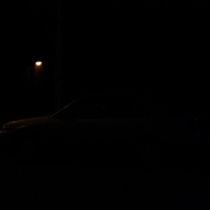
#> input picture experiment8/pic4.png, 210 x 210 px
$ jupyter execute --allow-errors code.ipynb
#> lines starting #> are read from the running program, lines starting #| are printed output that depends on the picture
[cell 1]
import cv2
import numpy as np
import matplotlib.pyplot as plt

[cell 2]
def generate_histogram(image):
    histogram=cv2.calcHist(
        [image],
        [0],#for grey scale no plane,no rgb
        None,#for mask whole image will be considered as 1 mask s we are ot divinding the image to get parts to do local operations
        [256], #no of bins,no. of levels aas 8 bit imaage
        [0,256]#[0,256)
    )
    return histogram

[cell 3]
input_path=r"pic4.png"
input_image=cv2.imread(input_path)
#> input_image is the input picture: shape (210, 210, 3); mean B, G, R 0.7, 0.6, 0.8

gray_image=cv2.cvtColor(input_image,cv2.COLOR_BGR2GRAY)

[cell 4]
input_image.shape
#> Out = (210, 210, 3)

[cell 5]
gray_image.shape
#> Out = (210, 210)

[cell 6]
input_hist=generate_histogram(gray_image)
#> in generate_histogram, `histogram=cv2.calcHist( [image], [0],#for grey scale no plane,no rgb N..`: histogram = 256 values, max 29529 at index 0, min 0 at index 27, mean 172.3
#> input_hist has the same summary as histogram in generate_histogram

[cell 7]
input_path=r"pic4.png"
input_image=cv2.imread(input_path)

gray_image=cv2.cvtColor(input_image,cv2.COLOR_BGR2GRAY)

input_hist=generate_histogram(gray_image)

intensity=np.arange(256)

plt.figure(figsize=(12,6))
plt.subplot(1,2,1)
plt.imshow(gray_image,cmap="gray")
plt.title("Input Image")
plt.axis("off")

plt.subplot(1, 2, 2)
#> (the rest of this cell did not finish here and is left out)

[cell 8]
ttl_pi=gray_image.size
#> ttl_pi = 44100
normalized_hist=input_hist/ttl_pi
#> normalized_hist = 256 values, max 0.67 at index 0, min 0 at index 27, mean 0.00391
plt.figure(figsize=(12,5))
plt.subplot(1,2,1)
#> (the rest of this cell did not finish here and is left out)

Histogram Equalisation

[cell 9]
def hist_equalisation(image):
    gray_image=cv2.cvtColor(image,cv2.COLOR_BGR2GRAY)
    equalised_image=cv2.equalizeHist(gray_image)
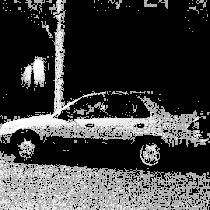
#> equalised_image: shape (210, 210); min 0, max 255, mean 63.8
    return equalised_image

[cell 10]
equalized_image = hist_equalisation(input_image)
original_hist=generate_histogram(gray_image)
#> original_hist has the same summary as histogram in generate_histogram
equalized_hist=generate_histogram(equalized_image)
#> equalized_hist = 256 values, max 29529 at index 0, min 0 at index 1, mean 172.3
intensity=np.arange(256)
plt.figure(figsize=(12,8))

plt.subplot(2, 2, 1)
plt.imshow(gray_image, cmap="gray")
plt.title("Original Image")
plt.axis("off")

plt.subplot(2,2,2)
#> (the rest of this cell did not finish here and is left out)

Histogram Matching

[cell 11]
input_path = "pic4.png"
input_image = cv2.imread(input_path)

# Convert the image to grayscale
gray_image = cv2.cvtColor(input_image, cv2.COLOR_BGR2GRAY)

# Load the reference image
reference_path = "image.png"
reference_image = cv2.imread(reference_path)
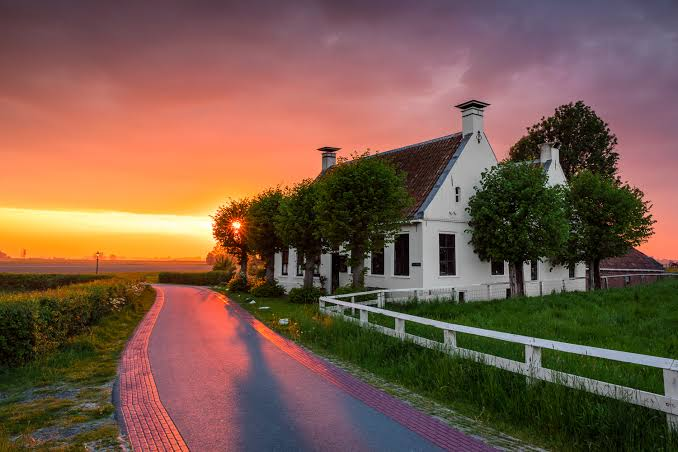
#> input picture experiment8/image.png, 678 x 452 px
#> reference_image is the input picture: shape (452, 678, 3); mean B, G, R 74.2, 90.1, 122

# Convert the reference image to grayscale
gray_reference = cv2.cvtColor(reference_image, cv2.COLOR_BGR2GRAY)
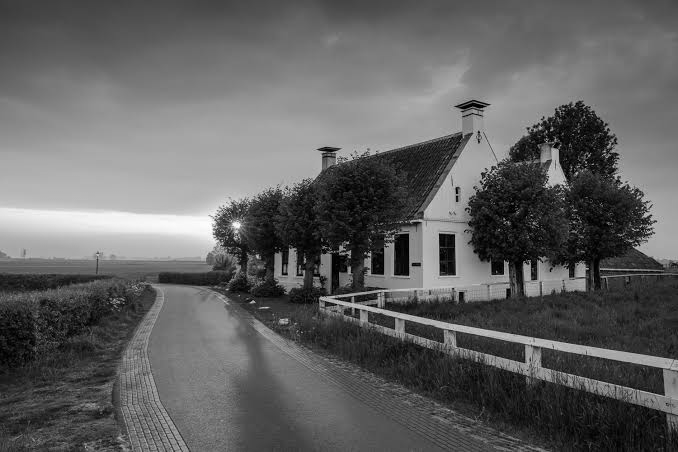
#> gray_reference: shape (452, 678); min 0, max 254, mean 97.8

[cell 12]
from skimage.exposure import match_histograms
#using sklearn library as cv does not have direct function of matching

[cell 13]
# Perform histogram matching
matched_image = match_histograms(gray_image,gray_reference)
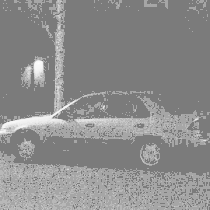
#> matched_image: shape (210, 210) float64; min 123.3, max 254, mean 140.7
matched_image.dtype
# Convert the matched image to 8-bit format
matched_image = np.uint8(matched_image)

[cell 14]
matched_image.dtype

[cell 15]
# Generate the histogram of the original image
original_hist = generate_histogram(gray_image)

# Generate the histogram of the reference image
reference_hist = generate_histogram(gray_reference)
#> reference_hist = 256 values, max 3265 at index 166, min 0 at index 255, mean 1197.1

# Generate the histogram of the matched image
matched_hist = generate_histogram(matched_image)
#> matched_hist = 256 values, max 29529 at index 123, min 0 at index 0, mean 172.3
